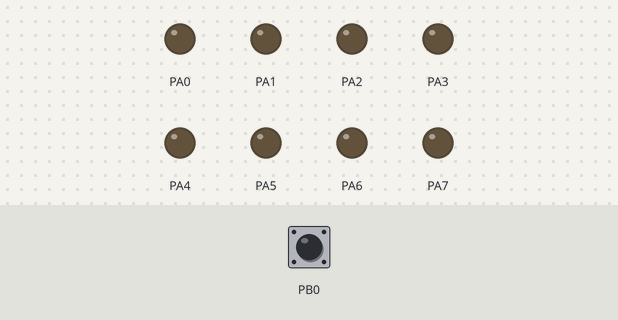
Bench run of a program on a simulated ATmega32, built with avr-gcc and emulated at 16 MHz. On the bench: output pins drawn as LEDs (lit = HIGH). Inputs (shaded band) come from the test bench; at power-on: PB0 HIGH.

Above: at 0.15 s.
At 0.6 s:
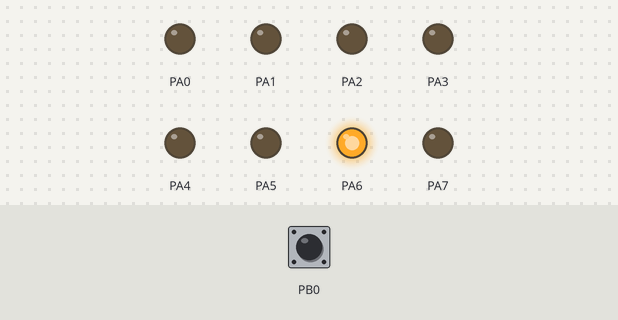
At 1.0 s:
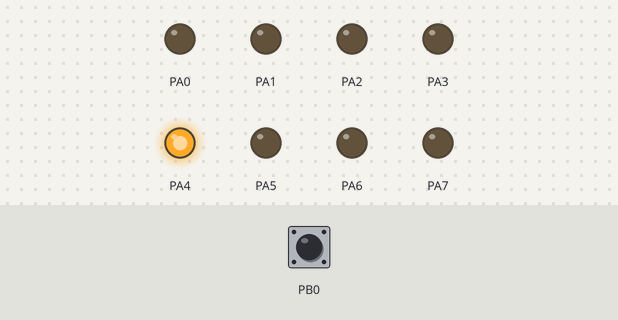
At 1.8 s:
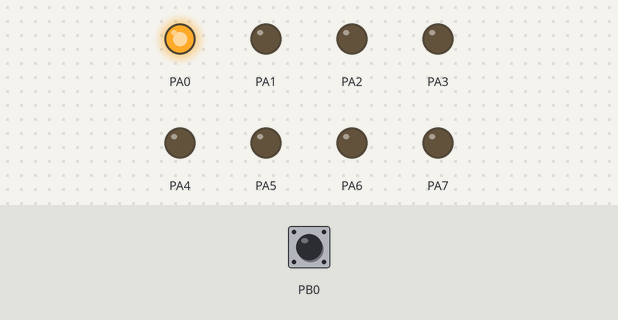
At 3.1 s:
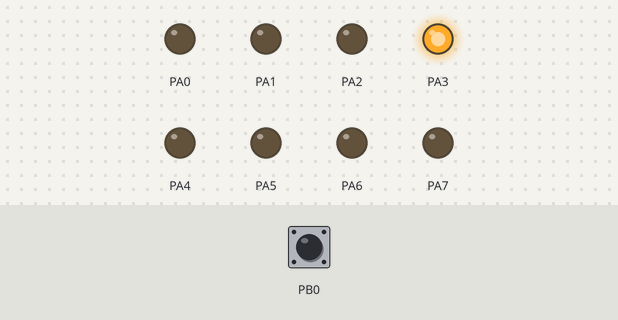
At 4.2 s:
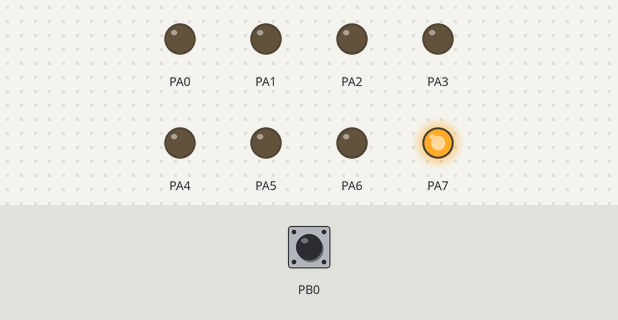
Timing chart, 0 to 4.5 s (numbered marks = the images above):
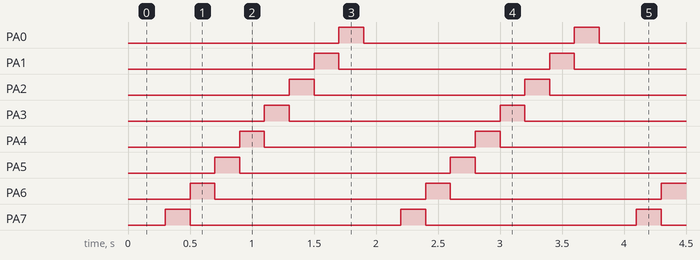

The program:

main.c
```c
/*
 * main.c
 *
 *  Created on: Mar 2, 2022
 *      Author: Osama Mohamed Hamdy
 */


#include <avr/io.h>
#include <util/delay.h>
#define  SET_BIT(REG,BIT) 	REG|=1<<BIT
#define  CLR_BIT(REG,BIT) 	REG&=~(1<<BIT)
#define  GIT_BIT(REG,BIT)	((REG>>BIT)&(1))
int main(void)
{
	signed char i;
	DDRA=0XFF; // all pins of port A are output
	CLR_BIT(DDRB,0);// pin 0 are input
	PORTA=0X00; 	//turn off all leds
	SET_BIT(PORTB,0); // for internal pull up

while(1)
{
if(GIT_BIT(PINB,0)==0)
{
	_delay_ms(300);
	for(i=0;i<=7;i++)
	{

		PORTA|=(1<<i);
		_delay_ms(200);
		PORTA=0X00;
	}

}
else{
	_delay_ms(300);
	for(i=7;i>=0;i--)
		{
			PORTA|=(1<<i);
			_delay_ms(200);
			PORTA=0X00;
		}
}

}

return 0;
}
```

Measured:
- by itself, PA0–7: alternates HIGH for 0.20 s and LOW for 1.7 s
- by itself, everything shown: repeats every 1.9 s, in 9 steps
